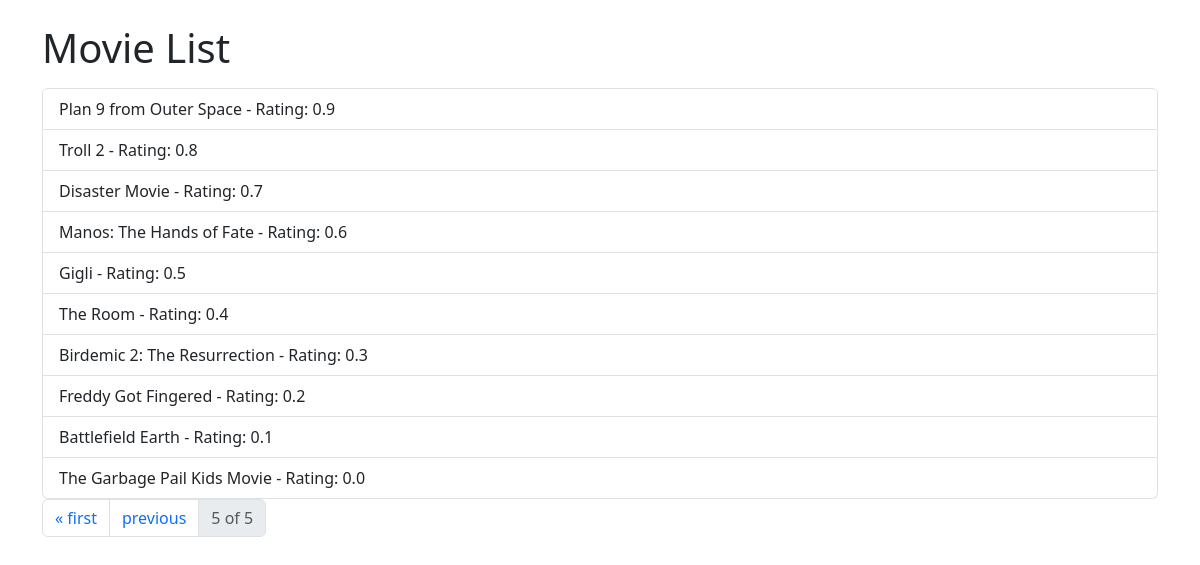
The app's page /?page=5 with its own data.
### imdbapp/models.py (models this page shows, shortened)
class Movies(models.Model):
    name = models.CharField(max_length=1000)
    rating = models.FloatField(max_length=5.0)

### imdbapp/views.py (the view)
# urls.py: path('', views.movie_list, name='movie_list'),
def movie_list(request):
    movie_queryset = Movies.objects.all()  # Replace with your queryset
    paginator = Paginator(movie_queryset, per_page=10)  # Number of items per page
    page_number = request.GET.get('page')  # Get the page number from the query parameter
    page_obj = paginator.get_page(page_number)
    return render(request, 'movie_list.html', {'page_obj': page_obj})

### imdbapp/templates/movie_list.html (shortened to what this page needs)
{% extends "base.html" %}
{% block main_content %}
    <div class="container">
        <h1 class="mt-4">Movie List</h1>
        <ul class="list-group mt-3">
            {% for movie in page_obj %}
                <li class="list-group-item">{{ movie.name }} - Rating: {{ movie.rating }}</li>
            {% endfor %}
        </ul>
        <nav aria-label="Page navigation mt-4">
            <ul class="pagination">
                {% if page_obj.has_previous %}
                    <li class="page-item"><a class="page-link" href="?page=1">&laquo; first</a></li>
                    <li class="page-item"><a class="page-link" href="?page={{ page_obj.previous_page_number }}">previous</a></li>
                {% endif %}
                <li class="page-item disabled"><span class="page-link">{{ page_obj.number }} of {{ page_obj.paginator.num_pages }}</span></li>
            </ul>
        </nav>
    </div>
{% endblock %}

### records on screen
Movies: name "Plan 9 from Outer Space", rating "0.9"
Movies: name "Troll 2", rating "0.8"
Movies: name "Disaster Movie", rating "0.7"
Movies: name "Manos: The Hands of Fate", rating "0.6"
Movies: name "Gigli", rating "0.5"
Movies: name "The Room", rating "0.4"
Movies: name "Birdemic 2: The Resurrection", rating "0.3"
Movies: name "Freddy Got Fingered", rating "0.2"
Movies: name "Battlefield Earth", rating "0.1"
Movies: name "The Garbage Pail Kids Movie", rating "0.0"

### other values on screen
{{ page_obj.number }} "5"
{{ page_obj.paginator.num_pages }} "5"
